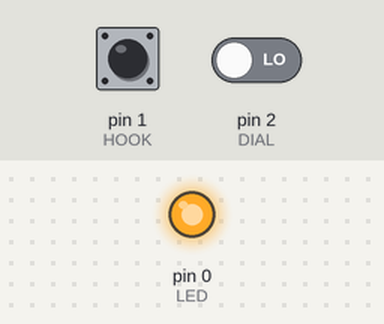
Bench run of a sketch on a simulated Arduino Uno, built with avr-gcc and run on an emulated ATmega328P. Parts: output pins drawn as LEDs (lit = HIGH). The inputs (shaded band) are chosen by the test bench; at power-on: pin 1 (HOOK) LOW, pin 2 (DIAL) LOW.

Above: at 1.2 s.
1.3 s: pin 1 (HOOK) pulled HIGH for 0.15 s
At 1.37 s:
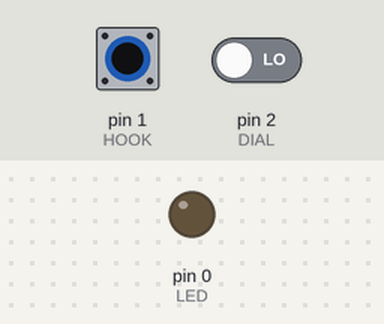
2.9 s: pin 1 (HOOK) pulled HIGH for 3.2 s
At 7.1 s:
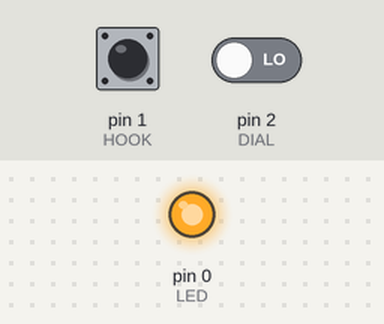
Timing chart, 0 to 8.6 s (numbered marks = the images above; inputs shaded):
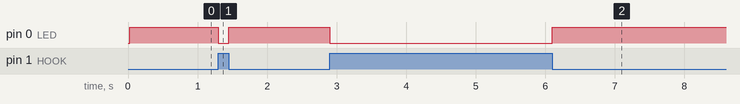

Measured:
- after the input at 1.3 s, pin 0 (LED): HIGH → LOW at once, → HIGH 0.15 s later
- after the input at 2.9 s, pin 0 (LED): HIGH → LOW at once, → HIGH 3.2 s later

The sketch:

RotaryDial2Serial.ino
```cpp
#include "SoftwareSerial.h"

// define pin numbers
#define LED   0
#define HOOK  1
#define DIAL  2
#define RX    3
#define TX    4

SoftwareSerial mySerial(RX, TX);

int count = 0;  // counter for the dial clicks

unsigned long lastclick;  // millis() value for last dial click
unsigned long lasthook;  // millis() value for last hook change
bool hookpos;  // current hook position
bool clicker;  // current clicker position

void setup() {
  // initialize pins
  pinMode(RX, INPUT);
  pinMode(TX, OUTPUT);
  pinMode(DIAL, INPUT);
  pinMode(HOOK, INPUT);
  pinMode(LED, OUTPUT);

  // initialize software serial
  mySerial.begin(115200);
}

void loop() {
  // when the rotary dial sends a click, register it, count it and set the timer for debouncing
  if (digitalRead(DIAL) == 1 && clicker == 0) {
    clicker = 1;
    lastclick = millis();
    count++;
  }

  // reset the clicker after the debounce timer is up
  if (digitalRead(DIAL) == 0 && lastclick + 80 < millis()) clicker = 0;

  // when there were clicks counted and the last click was more than 200ms ago
  if (count > 0 && lastclick + 200 < millis()) {
    // check if the hook is up. If so, we take the remainder of a division by 10
    // to turn 10 into 0 and send it to the serial connection
    if (hookpos == 0) mySerial.print(count % 10);
    // reset the click counter
    count = 0;
  }

  // when the hook changed and the last change was more than 50 ms ago
  bool newhookpos = digitalRead(HOOK);
  if (lasthook + 50 < millis() && newhookpos != hookpos) {
    // store time of this hookchange for debouncing
    lasthook = millis();
    // update the hookpos
    hookpos = newhookpos;
    // send new hookpos to serial
    if (hookpos == 0) mySerial.print("u");
    else mySerial.print("d");
  }

  // switch the LED off for 25ms if a click was received, turn it only on if the hook is up
  if (lastclick + 25 > millis()) digitalWrite(LED, 0);
  else digitalWrite(LED, 1 - hookpos);
}
```
